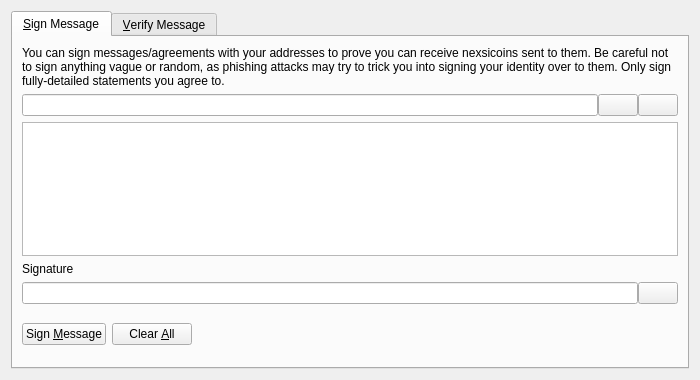
<?xml version="1.0" encoding="UTF-8"?>
<ui version="4.0">
 <class>SignVerifyMessageDialog</class>
 <widget class="QDialog" name="SignVerifyMessageDialog">
  <property name="geometry">
   <rect>
    <x>0</x>
    <y>0</y>
    <width>700</width>
    <height>380</height>
   </rect>
  </property>
  <property name="windowTitle">
   <string>Signatures - Sign / Verify a Message</string>
  </property>
  <property name="modal">
   <bool>true</bool>
  </property>
  <layout class="QVBoxLayout" name="verticalLayout">
   <item>
    <widget class="QTabWidget" name="tabWidget">
     <property name="currentIndex">
      <number>0</number>
     </property>
     <widget class="QWidget" name="tabSignMessage">
      <attribute name="title">
       <string>&amp;Sign Message</string>
      </attribute>
      <layout class="QVBoxLayout" name="verticalLayout_SM">
       <item>
        <widget class="QLabel" name="infoLabel_SM">
         <property name="text">
          <string>You can sign messages/agreements with your addresses to prove you can receive nexsicoins sent to them. Be careful not to sign anything vague or random, as phishing attacks may try to trick you into signing your identity over to them. Only sign fully-detailed statements you agree to.</string>
         </property>
         <property name="textFormat">
          <enum>Qt::PlainText</enum>
         </property>
         <property name="wordWrap">
          <bool>true</bool>
         </property>
        </widget>
       </item>
       <item>
        <layout class="QHBoxLayout" name="horizontalLayout_1_SM">
         <property name="spacing">
          <number>0</number>
         </property>
         <item>
          <widget class="QValidatedLineEdit" name="addressIn_SM">
           <property name="toolTip">
            <string>The Nexsicoin address to sign the message with</string>
           </property>
          </widget>
         </item>
         <item>
          <widget class="QPushButton" name="addressBookButton_SM">
           <property name="toolTip">
            <string>Choose previously used address</string>
           </property>
           <property name="text">
            <string/>
           </property>
           <property name="icon">
            <iconset resource="../bitcoin.qrc">
             <normaloff>:/icons/address-book</normaloff>:/icons/address-book</iconset>
           </property>
           <property name="shortcut">
            <string>Alt+A</string>
           </property>
           <property name="autoDefault">
            <bool>false</bool>
           </property>
          </widget>
         </item>
         <item>
          <widget class="QPushButton" name="pasteButton_SM">
           <property name="toolTip">
            <string>Paste address from clipboard</string>
           </property>
           <property name="text">
            <string/>
           </property>
           <property name="icon">
            <iconset resource="../bitcoin.qrc">
             <normaloff>:/icons/editpaste</normaloff>:/icons/editpaste</iconset>
           </property>
           <property name="shortcut">
            <string>Alt+P</string>
           </property>
           <property name="autoDefault">
            <bool>false</bool>
           </property>
          </widget>
         </item>
        </layout>
       </item>
       <item>
        <widget class="QPlainTextEdit" name="messageIn_SM">
         <property name="toolTip">
          <string>Enter the message you want to sign here</string>
         </property>
        </widget>
       </item>
       <item>
        <widget class="QLabel" name="signatureLabel_SM">
         <property name="text">
          <string>Signature</string>
         </property>
         <property name="textFormat">
          <enum>Qt::PlainText</enum>
         </property>
        </widget>
       </item>
       <item>
        <layout class="QHBoxLayout" name="horizontalLayout_2_SM">
         <property name="spacing">
          <number>0</number>
         </property>
         <item>
          <widget class="QLineEdit" name="signatureOut_SM">
           <property name="font">
            <font>
             <italic>true</italic>
            </font>
           </property>
           <property name="readOnly">
            <bool>true</bool>
           </property>
          </widget>
         </item>
         <item>
          <widget class="QPushButton" name="copySignatureButton_SM">
           <property name="toolTip">
            <string>Copy the current signature to the system clipboard</string>
           </property>
           <property name="text">
            <string/>
           </property>
           <property name="icon">
            <iconset resource="../bitcoin.qrc">
             <normaloff>:/icons/editcopy</normaloff>:/icons/editcopy</iconset>
           </property>
           <property name="autoDefault">
            <bool>false</bool>
           </property>
          </widget>
         </item>
        </layout>
       </item>
       <item>
        <layout class="QHBoxLayout" name="horizontalLayout_3_SM">
         <item>
          <widget class="QPushButton" name="signMessageButton_SM">
           <property name="toolTip">
            <string>Sign the message to prove you own this Nexsicoin address</string>
           </property>
           <property name="text">
            <string>Sign &amp;Message</string>
           </property>
           <property name="icon">
            <iconset resource="../bitcoin.qrc">
             <normaloff>:/icons/edit</normaloff>:/icons/edit</iconset>
           </property>
           <property name="autoDefault">
            <bool>false</bool>
           </property>
          </widget>
         </item>
         <item>
          <widget class="QPushButton" name="clearButton_SM">
           <property name="toolTip">
            <string>Reset all sign message fields</string>
           </property>
           <property name="text">
            <string>Clear &amp;All</string>
           </property>
           <property name="icon">
            <iconset resource="../bitcoin.qrc">
             <normaloff>:/icons/remove</normaloff>:/icons/remove</iconset>
           </property>
           <property name="autoDefault">
            <bool>false</bool>
           </property>
          </widget>
         </item>
         <item>
          <spacer name="horizontalSpacer_1_SM">
           <property name="orientation">
            <enum>Qt::Horizontal</enum>
           </property>
           <property name="sizeHint" stdset="0">
            <size>
             <width>40</width>
             <height>48</height>
            </size>
           </property>
          </spacer>
         </item>
         <item>
          <widget class="QLabel" name="statusLabel_SM">
           <property name="font">
            <font>
             <weight>75</weight>
             <bold>true</bold>
            </font>
           </property>
           <property name="text">
            <string/>
           </property>
           <property name="wordWrap">
            <bool>true</bool>
           </property>
          </widget>
         </item>
         <item>
          <spacer name="horizontalSpacer_2_SM">
           <property name="orientation">
            <enum>Qt::Horizontal</enum>
           </property>
           <property name="sizeHint" stdset="0">
            <size>
             <width>40</width>
             <height>48</height>
            </size>
           </property>
          </spacer>
         </item>
        </layout>
       </item>
      </layout>
     </widget>
     <widget class="QWidget" name="tabVerifyMessage">
      <attribute name="title">
       <string>&amp;Verify Message</string>
      </attribute>
      <layout class="QVBoxLayout" name="verticalLayout_VM">
       <item>
        <widget class="QLabel" name="infoLabel_VM">
         <property name="text">
          <string>Enter the receiver's address, message (ensure you copy line breaks, spaces, tabs, etc. exactly) and signature below to verify the message. Be careful not to read more into the signature than what is in the signed message itself, to avoid being tricked by a man-in-the-middle attack. Note that this only proves the signing party receives with the address, it cannot prove sendership of any transaction!</string>
         </property>
         <property name="textFormat">
          <enum>Qt::PlainText</enum>
         </property>
         <property name="alignment">
          <set>Qt::AlignLeading|Qt::AlignLeft|Qt::AlignTop</set>
         </property>
         <property name="wordWrap">
          <bool>true</bool>
         </property>
        </widget>
       </item>
       <item>
        <layout class="QHBoxLayout" name="horizontalLayout_1_VM">
         <property name="spacing">
          <number>0</number>
         </property>
         <item>
          <widget class="QValidatedLineEdit" name="addressIn_VM">
           <property name="toolTip">
            <string>The Nexsicoin address the message was signed with</string>
           </property>
          </widget>
         </item>
         <item>
          <widget class="QPushButton" name="addressBookButton_VM">
           <property name="toolTip">
            <string>Choose previously used address</string>
           </property>
           <property name="text">
            <string/>
           </property>
           <property name="icon">
            <iconset resource="../bitcoin.qrc">
             <normaloff>:/icons/address-book</normaloff>:/icons/address-book</iconset>
           </property>
           <property name="shortcut">
            <string>Alt+A</string>
           </property>
           <property name="autoDefault">
            <bool>false</bool>
           </property>
          </widget>
         </item>
        </layout>
       </item>
       <item>
        <widget class="QPlainTextEdit" name="messageIn_VM"/>
       </item>
       <item>
        <widget class="QValidatedLineEdit" name="signatureIn_VM"/>
       </item>
       <item>
        <layout class="QHBoxLayout" name="horizontalLayout_2_VM">
         <item>
          <widget class="QPushButton" name="verifyMessageButton_VM">
           <property name="toolTip">
            <string>Verify the message to ensure it was signed with the specified Nexsicoin address</string>
           </property>
           <property name="text">
            <string>Verify &amp;Message</string>
           </property>
           <property name="icon">
            <iconset resource="../bitcoin.qrc">
             <normaloff>:/icons/transaction_0</normaloff>:/icons/transaction_0</iconset>
           </property>
           <property name="autoDefault">
            <bool>false</bool>
           </property>
          </widget>
         </item>
         <item>
          <widget class="QPushButton" name="clearButton_VM">
           <property name="toolTip">
            <string>Reset all verify message fields</string>
           </property>
           <property name="text">
            <string>Clear &amp;All</string>
           </property>
           <property name="icon">
            <iconset resource="../bitcoin.qrc">
             <normaloff>:/icons/remove</normaloff>:/icons/remove</iconset>
           </property>
           <property name="autoDefault">
            <bool>false</bool>
           </property>
          </widget>
         </item>
         <item>
          <spacer name="horizontalSpacer_1_VM">
           <property name="orientation">
            <enum>Qt::Horizontal</enum>
           </property>
           <property name="sizeHint" stdset="0">
            <size>
             <width>40</width>
             <height>48</height>
            </size>
           </property>
          </spacer>
         </item>
         <item>
          <widget class="QLabel" name="statusLabel_VM">
           <property name="font">
            <font>
             <weight>75</weight>
             <bold>true</bold>
            </font>
           </property>
           <property name="text">
            <string/>
           </property>
           <property name="wordWrap">
            <bool>true</bool>
           </property>
          </widget>
         </item>
         <item>
          <spacer name="horizontalSpacer_2_VM">
           <property name="orientation">
            <enum>Qt::Horizontal</enum>
           </property>
           <property name="sizeHint" stdset="0">
            <size>
             <width>40</width>
             <height>48</height>
            </size>
           </property>
          </spacer>
         </item>
        </layout>
       </item>
      </layout>
     </widget>
    </widget>
   </item>
  </layout>
 </widget>
 <customwidgets>
  <customwidget>
   <class>QValidatedLineEdit</class>
   <extends>QLineEdit</extends>
   <header>qt/qvalidatedlineedit.h</header>
  </customwidget>
 </customwidgets>
 <resources>
  <include location="../bitcoin.qrc"/>
 </resources>
 <connections/>
</ui>
